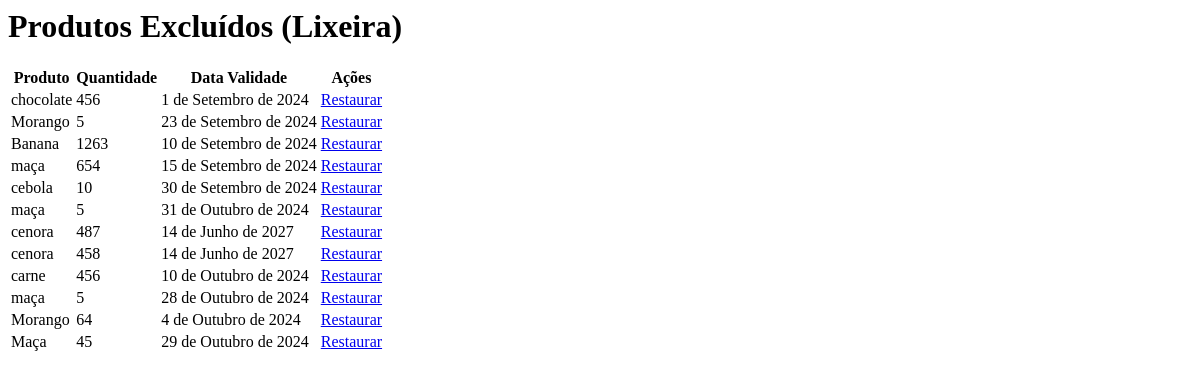
/produtos/lixeira/, run on an earlier commit of the app's database.
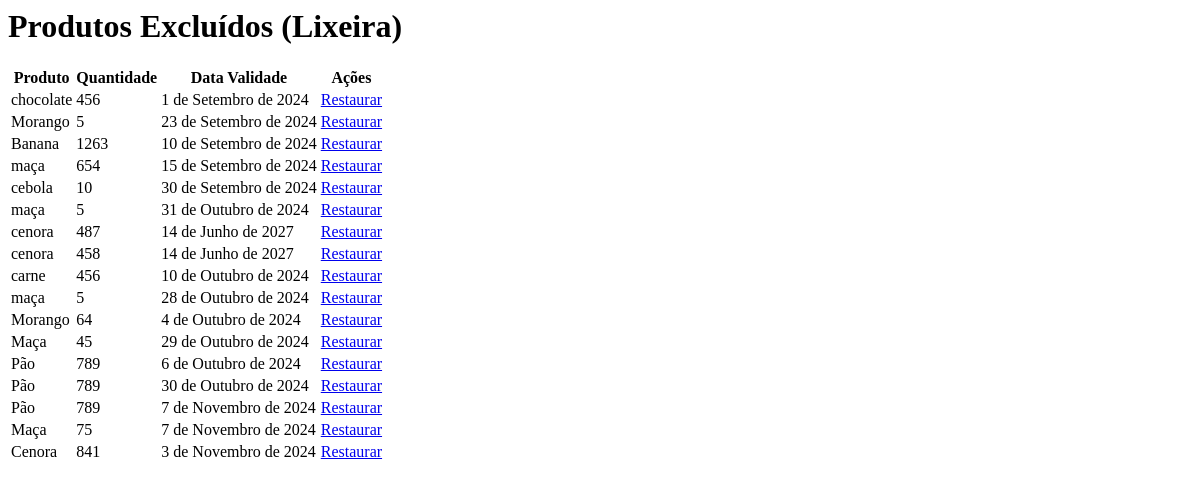
And on a later commit of the database.
### core/models.py (models this page shows, shortened)
class Produto(models.Model):
    nome = models.CharField(max_length=100)
    categoria = models.ForeignKey('Categoria', on_delete=models.CASCADE)
    quantidade = models.IntegerField()
    data_validade = models.DateField()
    is_deleted = models.BooleanField(default=False)  # Campo para marcar produtos excluídos

### core/views.py (the view)
# urls.py: path('produtos/lixeira/', views.lixeira_produtos, name='lixeira_produtos'),
def lixeira_produtos(request):
    produtos_excluidos = Produto.objects.filter(is_deleted=True)  # Lista os produtos na lixeira
    return render(request, 'lixeira_produtos.html', {'produtos_excluidos': produtos_excluidos})

### core/templates/lixeira_produtos.html
<h1>Produtos Excluídos (Lixeira)</h1>
{% if produtos_excluidos %}
    <table>
        <thead>
            <tr>
                <th>Produto</th>
                <th>Quantidade</th>
                <th>Data Validade</th>
                <th>Ações</th>
            </tr>
        </thead>
        <tbody>
            {% for produto in produtos_excluidos %}
                <tr>
                    <td>{{ produto.nome }}</td>
                    <td>{{ produto.quantidade }}</td>
                    <td>{{ produto.data_validade }}</td>
                    <td>
                        <a href="{% url 'restaurar_produto' produto.id %}">Restaurar</a>
                    </td>
                </tr>
            {% endfor %}
        </tbody>
    </table>
{% else %}
    <p>Nenhum produto excluído.</p>
{% endif %}

What changed in the data, as far as the page shows it:
added Produto: nome "Pão", quantidade "789", data_validade "6 de Outubro de 2024"
added Produto: nome "Pão", quantidade "789", data_validade "30 de Outubro de 2024"
added Produto: nome "Pão", quantidade "789", data_validade "7 de Novembro de 2024"
added Produto: nome "Maça", quantidade "75", data_validade "7 de Novembro de 2024"
added Produto: nome "Cenora", quantidade "841", data_validade "3 de Novembro de 2024"
